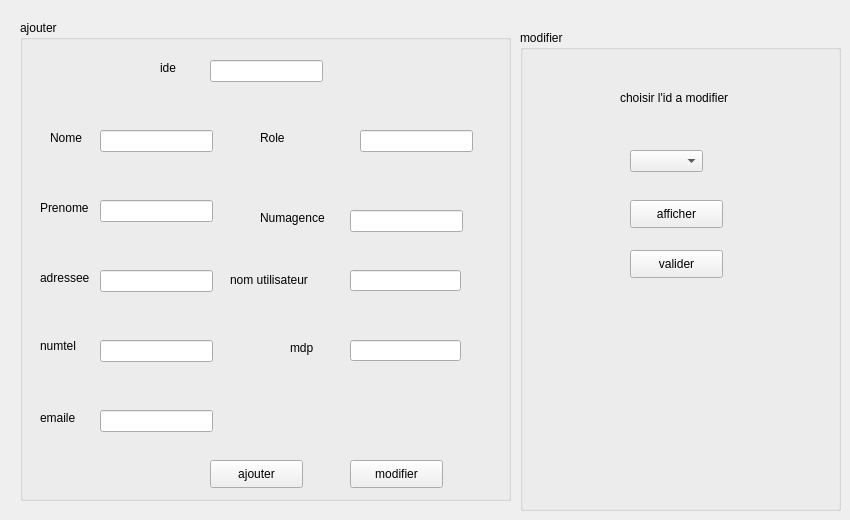
      <widget class="QWidget" name="tab">
       <attribute name="title">
        <string>nouveau employe</string>
       </attribute>
       <widget class="QGroupBox" name="groupBox_2">
        <property name="geometry">
         <rect>
          <x>20</x>
          <y>20</y>
          <width>491</width>
          <height>481</height>
         </rect>
        </property>
        <property name="title">
         <string>ajouter</string>
        </property>
        <widget class="QLabel" name="label_3">
         <property name="geometry">
          <rect>
           <x>140</x>
           <y>40</y>
           <width>56</width>
           <height>16</height>
          </rect>
         </property>
         <property name="text">
          <string>ide</string>
         </property>
        </widget>
        <widget class="QLabel" name="label_4">
         <property name="geometry">
          <rect>
           <x>30</x>
           <y>110</y>
           <width>56</width>
           <height>16</height>
          </rect>
         </property>
         <property name="text">
          <string>Nome</string>
         </property>
        </widget>
        <widget class="QLabel" name="label_5">
         <property name="geometry">
          <rect>
           <x>20</x>
           <y>180</y>
           <width>56</width>
           <height>16</height>
          </rect>
         </property>
         <property name="text">
          <string>Prenome</string>
         </property>
        </widget>
        <widget class="QLabel" name="label_6">
         <property name="geometry">
          <rect>
           <x>20</x>
           <y>250</y>
           <width>56</width>
           <height>16</height>
          </rect>
         </property>
         <property name="text">
          <string>adressee</string>
         </property>
        </widget>
        <widget class="QLabel" name="label_7">
         <property name="geometry">
          <rect>
           <x>20</x>
           <y>310</y>
           <width>56</width>
           <height>31</height>
          </rect>
         </property>
         <property name="text">
          <string>numtel </string>
         </property>
        </widget>
        <widget class="QLabel" name="label_8">
         <property name="geometry">
          <rect>
           <x>20</x>
           <y>390</y>
           <width>56</width>
           <height>16</height>
          </rect>
         </property>
         <property name="text">
          <string>emaile</string>
         </property>
        </widget>
        <widget class="QLabel" name="label_9">
         <property name="geometry">
          <rect>
           <x>240</x>
           <y>110</y>
           <width>56</width>
           <height>16</height>
          </rect>
         </property>
         <property name="text">
          <string>Role</string>
         </property>
        </widget>
        <widget class="QLabel" name="label_10">
         <property name="geometry">
          <rect>
           <x>240</x>
           <y>190</y>
           <width>71</width>
           <height>16</height>
          </rect>
         </property>
         <property name="text">
          <string>Numagence</string>
         </property>
        </widget>
        <widget class="QPushButton" name="pushButton_ajouter">
         <property name="geometry">
          <rect>
           <x>190</x>
           <y>440</y>
           <width>93</width>
           <height>28</height>
          </rect>
         </property>
         <property name="text">
          <string>ajouter</string>
         </property>
        </widget>
        <widget class="QLineEdit" name="lineEdit_nom">
         <property name="geometry">
          <rect>
           <x>80</x>
           <y>110</y>
           <width>113</width>
           <height>22</height>
          </rect>
         </property>
        </widget>
        <widget class="QLineEdit" name="lineEdit_prenom">
         <property name="geometry">
          <rect>
           <x>80</x>
           <y>180</y>
           <width>113</width>
           <height>22</height>
          </rect>
         </property>
        </widget>
        <widget class="QLineEdit" name="lineEdit_email">
         <property name="geometry">
          <rect>
           <x>80</x>
           <y>390</y>
           <width>113</width>
           <height>22</height>
          </rect>
         </property>
        </widget>
        <widget class="QLineEdit" name="lineEdit_role">
         <property name="geometry">
          <rect>
           <x>340</x>
           <y>110</y>
           <width>113</width>
           <height>22</height>
          </rect>
         </property>
        </widget>
        <widget class="QLineEdit" name="lineEdit_agence">
         <property name="geometry">
          <rect>
           <x>330</x>
           <y>190</y>
           <width>113</width>
           <height>22</height>
          </rect>
         </property>
        </widget>
        <widget class="QLineEdit" name="lineEdit_adresse">
         <property name="geometry">
          <rect>
           <x>80</x>
           <y>250</y>
           <width>113</width>
           <height>22</height>
          </rect>
         </property>
        </widget>
        <widget class="QLineEdit" name="lineEdit_tel">
         <property name="geometry">
          <rect>
           <x>80</x>
           <y>320</y>
           <width>113</width>
           <height>22</height>
          </rect>
         </property>
        </widget>
        <widget class="QLineEdit" name="lineEdit_ID">
         <property name="geometry">
          <rect>
           <x>190</x>
           <y>40</y>
           <width>113</width>
           <height>22</height>
          </rect>
         </property>
        </widget>
        <widget class="QLineEdit" name="ajoutnom">
         <property name="geometry">
          <rect>
           <x>330</x>
           <y>250</y>
           <width>111</width>
           <height>21</height>
          </rect>
         </property>
        </widget>
        <widget class="QLineEdit" name="ajoutmdp">
         <property name="geometry">
          <rect>
           <x>330</x>
           <y>320</y>
           <width>111</width>
           <height>21</height>
          </rect>
         </property>
        </widget>
        <widget class="QLabel" name="label_11">
         <property name="geometry">
          <rect>
           <x>210</x>
           <y>250</y>
           <width>111</width>
           <height>20</height>
          </rect>
         </property>
         <property name="text">
          <string>nom utilisateur</string>
         </property>
        </widget>
        <widget class="QLabel" name="label_12">
         <property name="geometry">
          <rect>
           <x>270</x>
           <y>320</y>
           <width>41</width>
           <height>16</height>
          </rect>
         </property>
         <property name="text">
          <string>mdp</string>
         </property>
        </widget>
        <widget class="QPushButton" name="pushButton_modifier">
         <property name="geometry">
          <rect>
           <x>330</x>
           <y>440</y>
           <width>93</width>
           <height>28</height>
          </rect>
         </property>
         <property name="text">
          <string>modifier</string>
         </property>
        </widget>
       </widget>
       <widget class="QGroupBox" name="groupBox_3">
        <property name="geometry">
         <rect>
          <x>520</x>
          <y>30</y>
          <width>321</width>
          <height>481</height>
         </rect>
        </property>
        <property name="title">
         <string>modifier</string>
        </property>
        <widget class="QComboBox" name="comboBox_2">
         <property name="geometry">
          <rect>
           <x>110</x>
           <y>120</y>
           <width>73</width>
           <height>22</height>
          </rect>
         </property>
        </widget>
        <widget class="QLabel" name="label_13">
         <property name="geometry">
          <rect>
           <x>100</x>
           <y>60</y>
           <width>131</width>
           <height>16</height>
          </rect>
         </property>
         <property name="text">
          <string>choisir l'id a modifier</string>
         </property>
        </widget>
        <widget class="QPushButton" name="pushButton_afficher">
         <property name="geometry">
          <rect>
           <x>110</x>
           <y>170</y>
           <width>93</width>
           <height>28</height>
          </rect>
         </property>
         <property name="text">
          <string>afficher</string>
         </property>
        </widget>
        <widget class="QPushButton" name="pushButton_valider">
         <property name="geometry">
          <rect>
           <x>110</x>
           <y>220</y>
           <width>93</width>
           <height>28</height>
          </rect>
         </property>
         <property name="text">
          <string>valider</string>
         </property>
        </widget>
       </widget>
      </widget>
